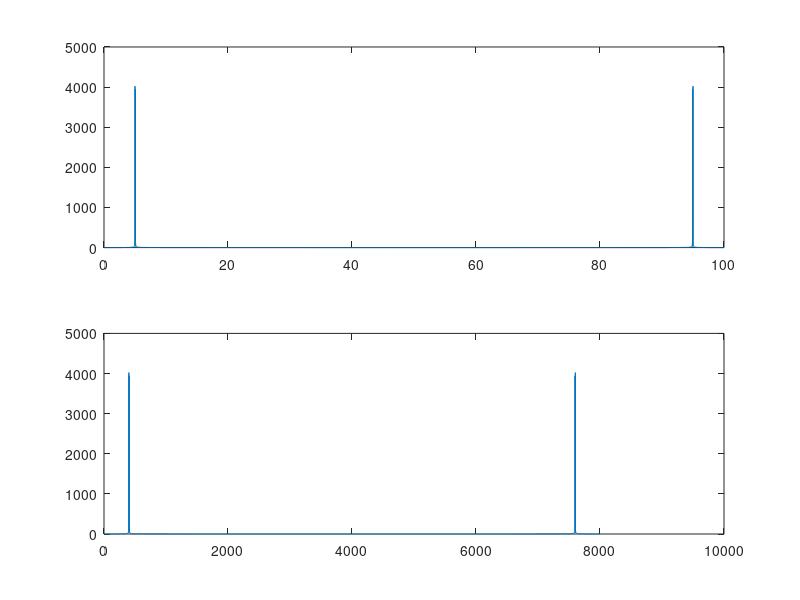

Write the MATLAB code that produced this figure.
t = [0:1/8000:1]; 
x = sin(2*pi*405*t)+sin(2*pi*400*t); 
 X = fft(x); 
A = abs(X); 
 N = length(X); 
 w = ([1:N]-1)/N*100; 
subplot(211), plot(w, A);
subplot(212), plot(abs(X));
